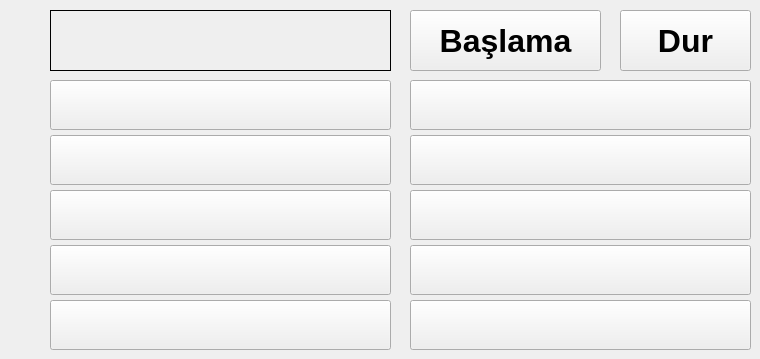
    <widget class="QWidget" name="DI">
     <widget class="QPushButton" name="DI_OK">
      <property name="geometry">
       <rect>
        <x>410</x>
        <y>10</y>
        <width>191</width>
        <height>61</height>
       </rect>
      </property>
      <property name="font">
       <font>
        <pointsize>24</pointsize>
        <weight>75</weight>
        <italic>false</italic>
        <bold>true</bold>
       </font>
      </property>
      <property name="focusPolicy">
       <enum>Qt::NoFocus</enum>
      </property>
      <property name="autoFillBackground">
       <bool>false</bool>
      </property>
      <property name="locale">
       <locale language="Turkish" country="Turkey"/>
      </property>
      <property name="text">
       <string>Başlama</string>
      </property>
     </widget>
     <widget class="QPushButton" name="DI_BTN_1">
      <property name="geometry">
       <rect>
        <x>50</x>
        <y>80</y>
        <width>341</width>
        <height>50</height>
       </rect>
      </property>
      <property name="font">
       <font>
        <pointsize>22</pointsize>
        <weight>75</weight>
        <italic>false</italic>
        <bold>true</bold>
       </font>
      </property>
      <property name="focusPolicy">
       <enum>Qt::NoFocus</enum>
      </property>
      <property name="autoFillBackground">
       <bool>false</bool>
      </property>
      <property name="locale">
       <locale language="Turkish" country="Turkey"/>
      </property>
      <property name="text">
       <string/>
      </property>
     </widget>
     <widget class="QLabel" name="DI_LABEL">
      <property name="geometry">
       <rect>
        <x>50</x>
        <y>10</y>
        <width>341</width>
        <height>61</height>
       </rect>
      </property>
      <property name="font">
       <font>
        <pointsize>28</pointsize>
        <weight>75</weight>
        <bold>true</bold>
       </font>
      </property>
      <property name="frameShape">
       <enum>QFrame::Box</enum>
      </property>
      <property name="lineWidth">
       <number>1</number>
      </property>
      <property name="midLineWidth">
       <number>0</number>
      </property>
      <property name="text">
       <string/>
      </property>
      <property name="alignment">
       <set>Qt::AlignCenter</set>
      </property>
     </widget>
     <widget class="QPushButton" name="DI_BTN_2">
      <property name="geometry">
       <rect>
        <x>410</x>
        <y>80</y>
        <width>341</width>
        <height>50</height>
       </rect>
      </property>
      <property name="font">
       <font>
        <pointsize>22</pointsize>
        <weight>75</weight>
        <italic>false</italic>
        <bold>true</bold>
       </font>
      </property>
      <property name="focusPolicy">
       <enum>Qt::NoFocus</enum>
      </property>
      <property name="autoFillBackground">
       <bool>false</bool>
      </property>
      <property name="locale">
       <locale language="Turkish" country="Turkey"/>
      </property>
      <property name="text">
       <string/>
      </property>
     </widget>
     <widget class="QPushButton" name="DI_BTN_3">
      <property name="geometry">
       <rect>
        <x>50</x>
        <y>135</y>
        <width>341</width>
        <height>50</height>
       </rect>
      </property>
      <property name="font">
       <font>
        <pointsize>22</pointsize>
        <weight>75</weight>
        <italic>false</italic>
        <bold>true</bold>
       </font>
      </property>
      <property name="focusPolicy">
       <enum>Qt::NoFocus</enum>
      </property>
      <property name="autoFillBackground">
       <bool>false</bool>
      </property>
      <property name="locale">
       <locale language="Turkish" country="Turkey"/>
      </property>
      <property name="text">
       <string/>
      </property>
     </widget>
     <widget class="QPushButton" name="DI_BTN_5">
      <property name="geometry">
       <rect>
        <x>50</x>
        <y>190</y>
        <width>341</width>
        <height>50</height>
       </rect>
      </property>
      <property name="font">
       <font>
        <pointsize>22</pointsize>
        <weight>75</weight>
        <italic>false</italic>
        <bold>true</bold>
       </font>
      </property>
      <property name="focusPolicy">
       <enum>Qt::NoFocus</enum>
      </property>
      <property name="autoFillBackground">
       <bool>false</bool>
      </property>
      <property name="locale">
       <locale language="Turkish" country="Turkey"/>
      </property>
      <property name="text">
       <string/>
      </property>
     </widget>
     <widget class="QPushButton" name="DI_BTN_7">
      <property name="geometry">
       <rect>
        <x>50</x>
        <y>245</y>
        <width>341</width>
        <height>50</height>
       </rect>
      </property>
      <property name="font">
       <font>
        <pointsize>22</pointsize>
        <weight>75</weight>
        <italic>false</italic>
        <bold>true</bold>
       </font>
      </property>
      <property name="focusPolicy">
       <enum>Qt::NoFocus</enum>
      </property>
      <property name="autoFillBackground">
       <bool>false</bool>
      </property>
      <property name="locale">
       <locale language="Turkish" country="Turkey"/>
      </property>
      <property name="text">
       <string/>
      </property>
     </widget>
     <widget class="QPushButton" name="DI_BTN_4">
      <property name="geometry">
       <rect>
        <x>410</x>
        <y>135</y>
        <width>341</width>
        <height>50</height>
       </rect>
      </property>
      <property name="font">
       <font>
        <pointsize>22</pointsize>
        <weight>75</weight>
        <italic>false</italic>
        <bold>true</bold>
       </font>
      </property>
      <property name="focusPolicy">
       <enum>Qt::NoFocus</enum>
      </property>
      <property name="autoFillBackground">
       <bool>false</bool>
      </property>
      <property name="locale">
       <locale language="Turkish" country="Turkey"/>
      </property>
      <property name="text">
       <string/>
      </property>
     </widget>
     <widget class="QPushButton" name="DI_BTN_6">
      <property name="geometry">
       <rect>
        <x>410</x>
        <y>190</y>
        <width>341</width>
        <height>50</height>
       </rect>
      </property>
      <property name="font">
       <font>
        <pointsize>22</pointsize>
        <weight>75</weight>
        <italic>false</italic>
        <bold>true</bold>
       </font>
      </property>
      <property name="focusPolicy">
       <enum>Qt::NoFocus</enum>
      </property>
      <property name="autoFillBackground">
       <bool>false</bool>
      </property>
      <property name="locale">
       <locale language="Turkish" country="Turkey"/>
      </property>
      <property name="text">
       <string/>
      </property>
     </widget>
     <widget class="QPushButton" name="DI_BTN_8">
      <property name="geometry">
       <rect>
        <x>410</x>
        <y>245</y>
        <width>341</width>
        <height>50</height>
       </rect>
      </property>
      <property name="font">
       <font>
        <pointsize>22</pointsize>
        <weight>75</weight>
        <italic>false</italic>
        <bold>true</bold>
       </font>
      </property>
      <property name="focusPolicy">
       <enum>Qt::NoFocus</enum>
      </property>
      <property name="autoFillBackground">
       <bool>false</bool>
      </property>
      <property name="locale">
       <locale language="Turkish" country="Turkey"/>
      </property>
      <property name="text">
       <string/>
      </property>
     </widget>
     <widget class="QPushButton" name="DI_STOP">
      <property name="geometry">
       <rect>
        <x>620</x>
        <y>10</y>
        <width>131</width>
        <height>61</height>
       </rect>
      </property>
      <property name="font">
       <font>
        <pointsize>24</pointsize>
        <weight>75</weight>
        <italic>false</italic>
        <bold>true</bold>
       </font>
      </property>
      <property name="focusPolicy">
       <enum>Qt::NoFocus</enum>
      </property>
      <property name="autoFillBackground">
       <bool>false</bool>
      </property>
      <property name="locale">
       <locale language="Turkish" country="Turkey"/>
      </property>
      <property name="text">
       <string>Dur</string>
      </property>
     </widget>
     <widget class="QPushButton" name="DI_BTN_9">
      <property name="geometry">
       <rect>
        <x>50</x>
        <y>300</y>
        <width>341</width>
        <height>50</height>
       </rect>
      </property>
      <property name="font">
       <font>
        <pointsize>22</pointsize>
        <weight>75</weight>
        <italic>false</italic>
        <bold>true</bold>
       </font>
      </property>
      <property name="focusPolicy">
       <enum>Qt::NoFocus</enum>
      </property>
      <property name="autoFillBackground">
       <bool>false</bool>
      </property>
      <property name="locale">
       <locale language="Turkish" country="Turkey"/>
      </property>
      <property name="text">
       <string/>
      </property>
     </widget>
     <widget class="QPushButton" name="DI_BTN_10">
      <property name="geometry">
       <rect>
        <x>410</x>
        <y>300</y>
        <width>341</width>
        <height>50</height>
       </rect>
      </property>
      <property name="font">
       <font>
        <pointsize>22</pointsize>
        <weight>75</weight>
        <italic>false</italic>
        <bold>true</bold>
       </font>
      </property>
      <property name="focusPolicy">
       <enum>Qt::NoFocus</enum>
      </property>
      <property name="autoFillBackground">
       <bool>false</bool>
      </property>
      <property name="locale">
       <locale language="Turkish" country="Turkey"/>
      </property>
      <property name="text">
       <string/>
      </property>
     </widget>
    </widget>
